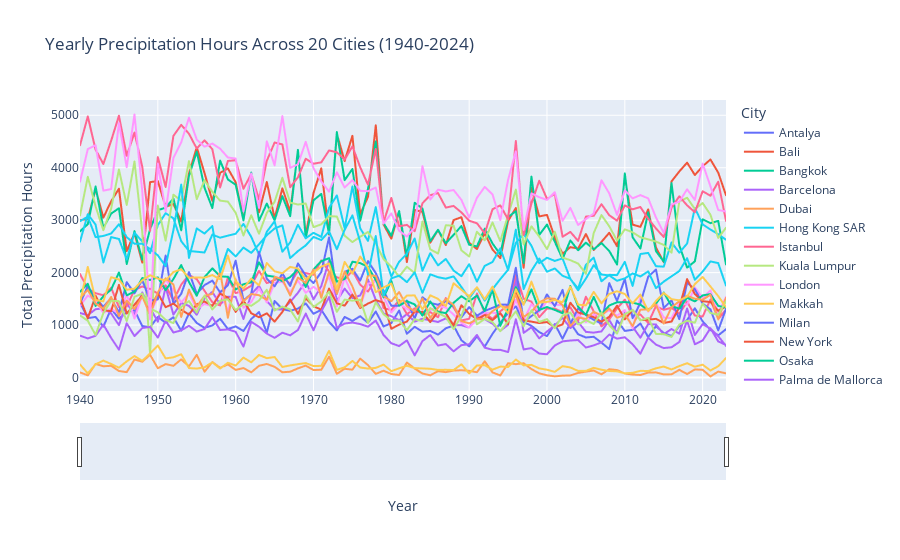

Write notebook code for a chart like this one.
### Code cell
# Creating Plotly figure
fig_2 = px.line(df, x='year', y='precipitation_hours', color='city',
              title='Yearly Precipitation Hours Across 20 Cities (1940-2024)',
              labels={'precipitation_hours': 'Total Precipitation Hours', 'year': 'Year', 'city': 'City'})

# Adding a range slider for year selection
fig_2.update_layout(xaxis=dict(rangeslider=dict(visible=True)))

fig_2.show()
